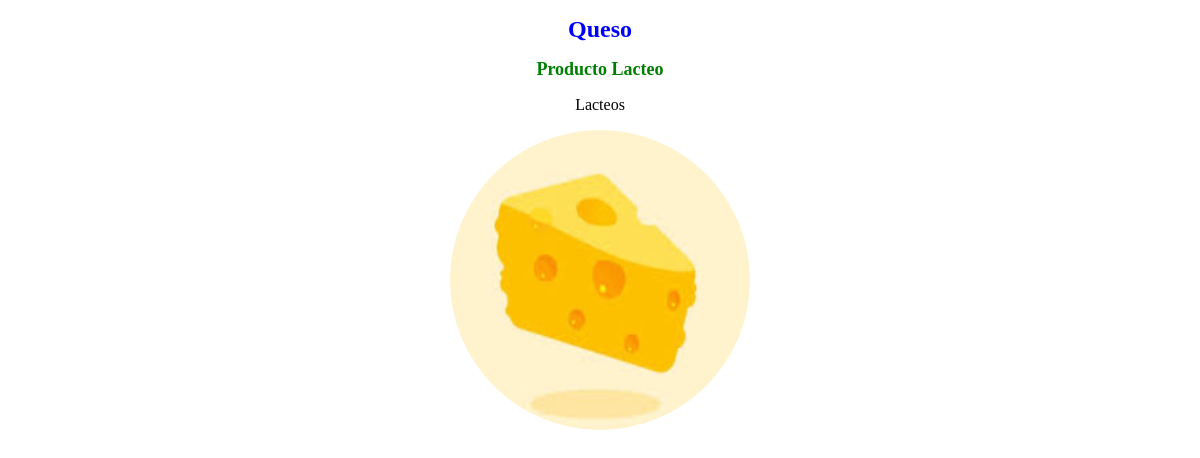
/product/1/, run on the app's committed database.
### products/models.py (models this page shows, shortened)
class Products(models.Model):
    name = models.CharField(max_length=255)
    description = models.CharField(max_length=255)
    category = models.CharField(max_length=255)
    price = models.DecimalField(max_digits=6, decimal_places=2)
    image = models.ImageField(blank=True)
    class Meta:
        ordering = ('id',)

### products/views.py (the view)
# urls.py: path('product/<int:pk>/', views.ProductDetail.as_view(), name="detail" ),
class ProductDetail(DetailView):
    model = Products

### products/Templates/products/products_detail.html (shortened to what this page needs)
{% extends "base.html" %}
{% block content %}
    <h1 class="producto">{{ products.name }}</h1>
    <h2>{{ products.description }}</h2>
    <p>{{ products.category }}</p>
    <img class="imagen"src="{{ products.image.url }}" alt="fotofoto">
{% endblock %}

### static/css/base.css (style rules this page uses)
img { width: 100px; height: 100px; border-radius: 50%; display: inline-block; margin-right: 20px; }
.producto { color: blue; font-size: 24px; text-align: center; }
h2 { color: green; font-size: 18px; text-align: center; }
p { text-align: center; }
.imagen { width: 300px; height: 300px; border-radius: 50%; display: block; margin: 0 auto; }

### data on the page
Products: name "Queso", description "Producto Lacteo", category "Lacteos", image (picture)
